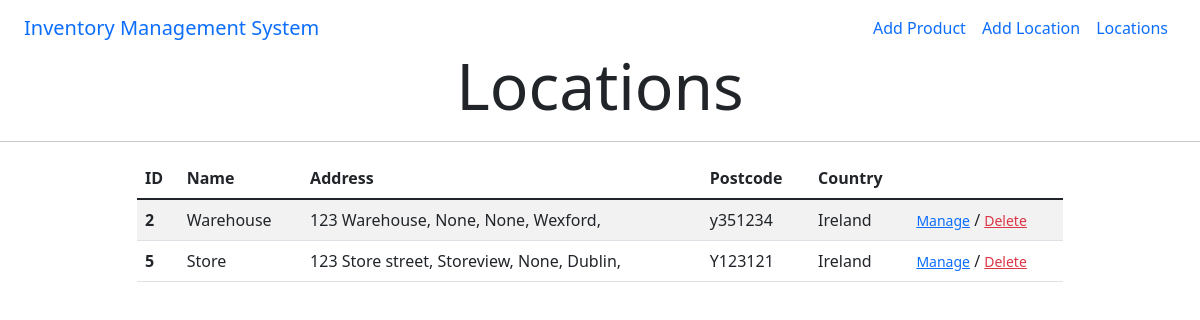
The page /locations on the database as committed earlier.
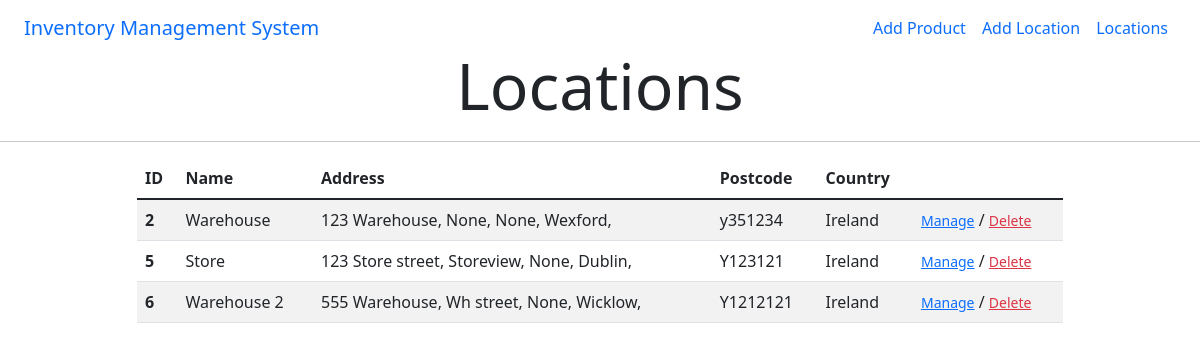
The same page on the database as committed later.
### products/models.py (models this page shows, shortened)
class Location(models.Model):
    name = models.CharField(max_length=254)
    address_line_1 = models.CharField(max_length=254)
    address_line_2 = models.CharField(max_length=254, null=True, blank=True)
    address_line_3 = models.CharField(max_length=254, null=True, blank=True)
    county = models.CharField(max_length=254, default='county')
    postcode = models.CharField(max_length=254, default='postcode')
    country = models.CharField(max_length=254, default='country')

### products/views.py (the view)
# urls.py: path('locations', views.locations, name='locations'),
def locations(request):
    locations = Location.objects.all()
    inventory = Inventory.objects.all()
    context = {
        'locations': locations,
        'inventory': inventory,
    }
    return render(request, 'products/locations.html', context)

### products/templates/products/locations.html (shortened to what this page needs)
{% extends "base.html" %}
{% load static %}
{% block content %}
<h3 class="text-center mt-1 display-3">Locations</h3>
<hr>
<div class="container">
    <div class="row justify-content-center">
        <div class="col-12 col-lg-10">
            <table class="table table-striped">
                <thead>
                <tr>
                    <th scope="col">ID</th>
                    <th scope="col">Name</th>
                    <th scope="col">Address</th>
                    <th scope="col">Postcode</th>
                    <th scope="col">Country</th>
                </tr>
                </thead>
                <tbody>
                    {% for l in locations %}
                    <tr>
                        <th scope="row">{{ l.id }}</th>
                        <td>{{ l.name }}</td>
                        <td>{{ l.address_line_1 }},
                            {{ l.address_line_2 }},
                            {{ l.address_line_3 }},
                            {{ l.county }},
                        </td>
                        <td>{{ l.postcode }}</td>
                        <td>{{ l.country }}</td>
                        <td>
                            <a class="text-primary" href="{% url 'edit_location' l.id %}"><small>Manage</small></a>
                            /
                            <a class="text-danger confirm-delete" href="{% url 'delete_location' l.id %}">
                                <small>Delete</small>
                            </a>
                        </td>
                    </tr>
                    {% endfor %}
                </tbody>
            </table>
        </div>
    </div>
</div>
{% endblock %}

Rows that differ between the two databases and show on the page:
added Location: id "6", name "Warehouse 2", address_line_1 "555 Warehouse", address_line_2 "Wh street", address_line_3 "None", county "Wicklow", postcode "Y1212121", country "Ireland"
